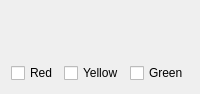
<ui version="4.0" >
 <class>Form</class>
 <widget class="QWidget" name="Form" >
  <property name="geometry" >
   <rect>
    <x>0</x>
    <y>0</y>
    <width>188</width>
    <height>94</height>
   </rect>
  </property>
  <property name="windowTitle" >
   <string>Form</string>
  </property>
  <layout class="QGridLayout" >
   <item row="0" column="0" >
    <layout class="QGridLayout" >
     <item row="0" column="0" >
      <widget class="QLed" name="qLed" >
       <property name="toolTip" >
        <string>Binary Led</string>
       </property>
       <property name="whatsThis" >
        <string>Led widget</string>
       </property>
       <property name="value" >
        <bool>false</bool>
       </property>
       <property name="color" >
        <color>
         <red>255</red>
         <green>0</green>
         <blue>0</blue>
        </color>
       </property>
      </widget>
     </item>
     <item row="0" column="1" >
      <widget class="QLed" name="qLed_2" >
       <property name="toolTip" >
        <string>Binary Led</string>
       </property>
       <property name="whatsThis" >
        <string>Led widget</string>
       </property>
       <property name="value" >
        <bool>false</bool>
       </property>
       <property name="color" >
        <color>
         <red>255</red>
         <green>255</green>
         <blue>0</blue>
        </color>
       </property>
      </widget>
     </item>
     <item row="0" column="2" >
      <widget class="QLed" name="qLed_3" >
       <property name="toolTip" >
        <string>Binary Led</string>
       </property>
       <property name="whatsThis" >
        <string>Led widget</string>
       </property>
       <property name="value" >
        <bool>false</bool>
       </property>
       <property name="color" >
        <color>
         <red>0</red>
         <green>170</green>
         <blue>0</blue>
        </color>
       </property>
      </widget>
     </item>
     <item row="1" column="0" >
      <widget class="QCheckBox" name="checkBox" >
       <property name="text" >
        <string>Red</string>
       </property>
      </widget>
     </item>
     <item row="1" column="1" >
      <widget class="QCheckBox" name="checkBox_2" >
       <property name="text" >
        <string>Yellow</string>
       </property>
      </widget>
     </item>
     <item row="1" column="2" >
      <widget class="QCheckBox" name="checkBox_3" >
       <property name="text" >
        <string>Green</string>
       </property>
      </widget>
     </item>
    </layout>
   </item>
  </layout>
 </widget>
 <customwidgets>
  <customwidget>
   <class>QLed</class>
   <extends>QWidget</extends>
   <header>qled.h</header>
  </customwidget>
 </customwidgets>
 <resources/>
 <connections>
  <connection>
   <sender>checkBox</sender>
   <signal>toggled(bool)</signal>
   <receiver>qLed</receiver>
   <slot>setValue(bool)</slot>
   <hints>
    <hint type="sourcelabel" >
     <x>62</x>
     <y>134</y>
    </hint>
    <hint type="destinationlabel" >
     <x>56</x>
     <y>87</y>
    </hint>
   </hints>
  </connection>
  <connection>
   <sender>checkBox_2</sender>
   <signal>toggled(bool)</signal>
   <receiver>qLed_2</receiver>
   <slot>setValue(bool)</slot>
   <hints>
    <hint type="sourcelabel" >
     <x>116</x>
     <y>140</y>
    </hint>
    <hint type="destinationlabel" >
     <x>115</x>
     <y>77</y>
    </hint>
   </hints>
  </connection>
  <connection>
   <sender>checkBox_3</sender>
   <signal>toggled(bool)</signal>
   <receiver>qLed_3</receiver>
   <slot>setValue(bool)</slot>
   <hints>
    <hint type="sourcelabel" >
     <x>205</x>
     <y>138</y>
    </hint>
    <hint type="destinationlabel" >
     <x>172</x>
     <y>74</y>
    </hint>
   </hints>
  </connection>
 </connections>
</ui>
